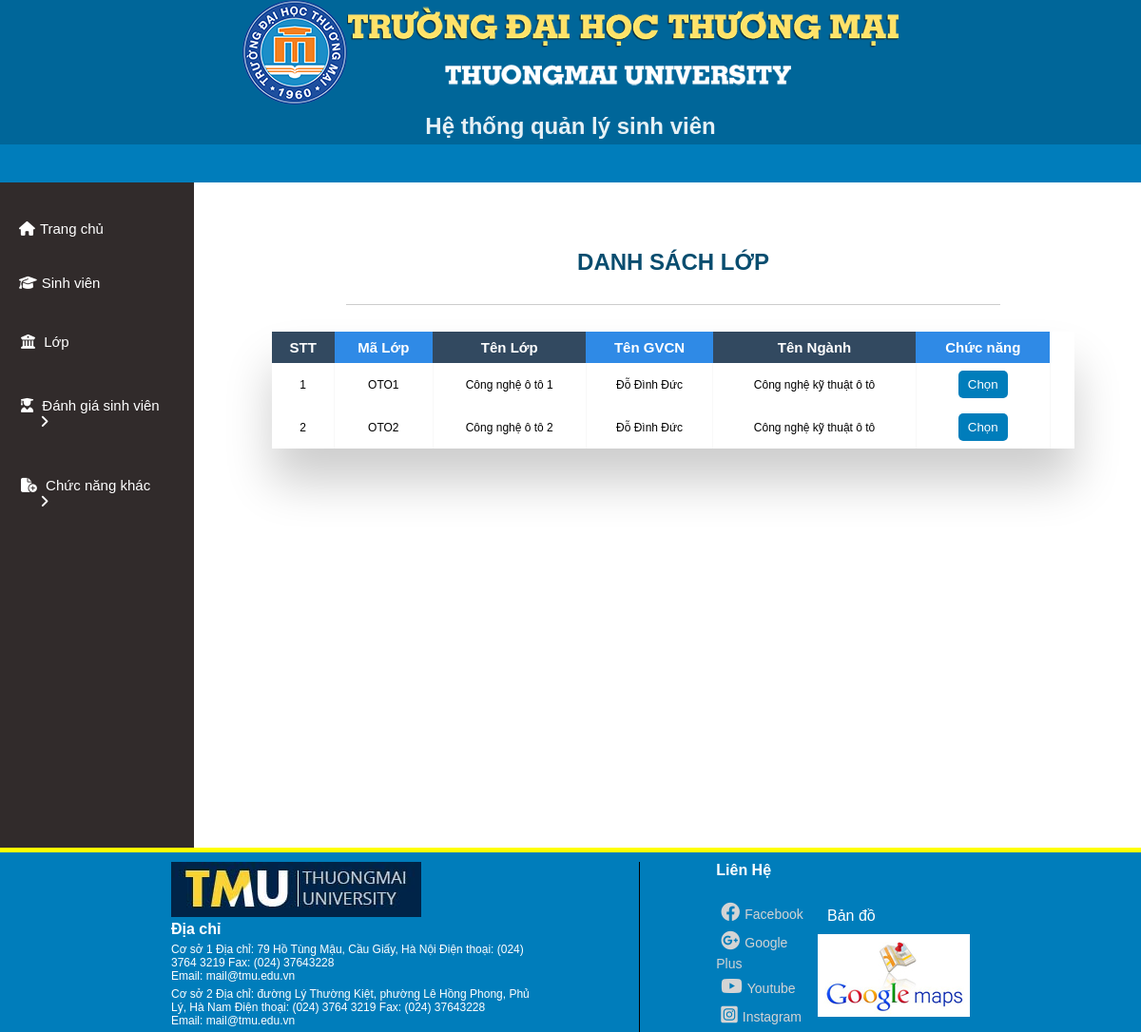
Page /quanlylop/lop.php?id=7510205 on the committed database.
### tables this page shows
CREATE TABLE `lop` (
  `MaLop` varchar(255) NOT NULL,
  `TenLop` varchar(255) NOT NULL,
  `MaNganh` varchar(255) NOT NULL,
  `MaGV` varchar(255) NOT NULL
);

CREATE TABLE `gvcn` (
  `MaGV` varchar(255) NOT NULL,
  `TenGV` varchar(255) NOT NULL,
  `SDT` varchar(255) NOT NULL,
  `Email` varchar(255) NOT NULL
);

CREATE TABLE `nganh` (
  `MaNganh` varchar(255) NOT NULL,
  `TenNganh` varchar(255) NOT NULL,
  `MaKhoa` varchar(255) NOT NULL
);

### quanlylop/lop.php (the view, shortened to what this page needs)
<?php
    $conn = mysqli_connect("localhost", "root", "", "qlsv") or die("Connection failed !");
    mysqli_set_charset($conn, 'utf8');
    $id = $_GET["id"];
    $sql = "select * from lop join nganh on nganh.MaNganh = lop.MaNganh
            join gvcn on gvcn.MaGV = lop.MaGV where lop.MaNganh = '$id' ";
    $qr = mysqli_query($conn, $sql);
?>
<!DOCTYPE html>
<html lang="en">
<head>
    <link rel="stylesheet"
          href="../styleAdmin.css">
    <link rel="stylesheet"
          href="https://cdnjs.cloudflare.com/ajax/libs/font-awesome/6.1.1/css/all.min.css">
</head>
<body>
    <?php include("../header.php"); ?>
    <?php include("../nav.php"); ?>
    <section>
        <div class="section-contain">
            <?php include("../menu.php"); ?>
            <div id="showFunction">
                <div class="head_title">
                    <h1>DANH SÁCH LỚP</h1>
                </div>
                <br>
                <div class="table-wrapper">
                    <table class="fl-table tt">
                        <thead>
                            <tr>
                                <th>STT</th>
                                <th>Mã Lớp</th>
                                <th>Tên Lớp</th>
                                <th>Tên GVCN</th>
                                <th>Tên Ngành</th>
                                <th>Chức năng</th>
                            </tr>
                        </thead>
                        <?php
            $i = 0;
            while($item  = mysqli_fetch_array($qr)){ ?>
                        <tbody>
                            <tr>
                                <td><?php $i++; echo $i; ?></td>
                                <td><?php echo $item['MaLop']; ?></td>
                                <td><?php echo $item['TenLop']; ?></td>
                                <td><?php echo $item['TenGV']; ?></td>
                                <td><?php echo $item['TenNganh']; ?></td>
                                <td>
                                    <form method="POST"
                                          action="">
                                        <button value="<?php echo $item['MaLop']; ?>"
                                                type="submit"
                                                name="submit1"
                                                class="btn-submit-css">Chọn</button>
                                    </form>
                                </td>
                            </tr>
                        </tbody>
                        <?php } ?>
                    </table>
                </div>
                <br>
            </div>
        </div>
    </section>
    <?php include("../footer.php"); ?>
</body>
</html>

### styleAdmin.css (style rules this page uses)
* { padding: 0; margin: 0; box-sizing: border-box; font-family: sans-serif; }
section { text-align: center; }
#showFunction { margin: 40px 0 0 5px; height:100%; float: right; width: 82%; border-radius: 5px; }
.table-wrapper { margin: 10px 70px 70px; box-shadow: 0px 35px 50px rgba( 0, 0, 0, 0.2 ); }
.fl-table { border-radius: 5px; font-size: 15px; font-weight: normal; border: none; width: 97%; border-collapse: collapse; white-space: nowrap; background-color: white; margin-right: 10px; }
.fl-table td, .fl-table th { text-align: center; padding: 8px; }
.fl-table td { border-right: 1px solid #f8f8f8; font-size: 12px; }
.fl-table thead th { color: #ffffff; background: #2f8ae6; }
.fl-table thead th:nth-child(odd) { color: #ffffff; background: #324960; }
h1 { margin: 30px; color:#094d6f; }
.head_title { margin: 0 auto; width : 70%; align-items: center; text-align: center; border-bottom: 1px solid #ccc; }
.btn-submit-css { padding: 7px 10px; border: none; background-color: #007dbb; color: white; border-radius: 5px; cursor: pointer; }

### rows in the picture
lop: MaLop "OTO1", TenLop "Công nghệ ô tô 1", MaGV.TenGV "Đỗ Đình Đức", MaNganh.TenNganh "Công nghệ kỹ thuật ô tô"
lop: MaLop "OTO2", TenLop "Công nghệ ô tô 2", MaGV.TenGV "Đỗ Đình Đức", MaNganh.TenNganh "Công nghệ kỹ thuật ô tô"
